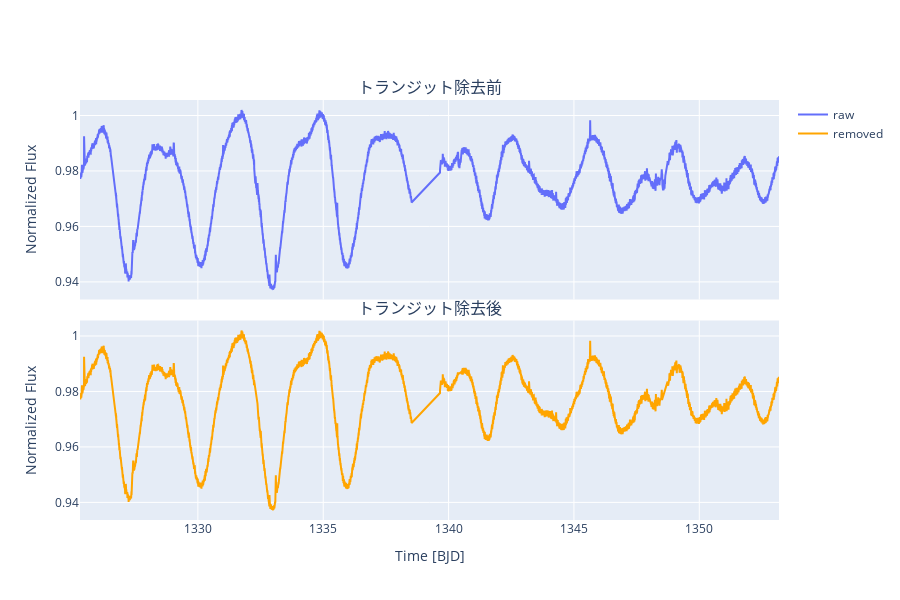

Notebook cell for this chart:
### Markdown cell above
## 2. DS Tuc A: トランジット除去と連星補正

DS Tuc A は主星＋伴星からなる連星系で、かつトランジットを持つ系外惑星が知られています。
そのため、TESS の光度曲線には

- 想定外のディッピング（トランジット）
- 連星伴星による「余分な光」

が含まれています。そのままフレア検出やエネルギー計算を行うと、

- トランジットの谷をフレアと誤検出してしまう
- 伴星の光まで含めてエネルギーを見積もってしまう

といった問題が起きます。

この節では、

1. `remove()` によるトランジット区間のマスク
2. `tess_band_energy()` / `flux_diff()` による「主星＋伴星」を考慮したスケーリング

を、実際の光度曲線と数値で確認します。

### Code cell
if not DATA_DIR_DS_TUC_A.exists():
    print("DS Tuc A のディレクトリが見つかりません。data/TESS/DS_Tuc_A を確認してください。")
else:
    fits_files_ds = sorted(DATA_DIR_DS_TUC_A.glob("*.fits"))
    if not fits_files_ds:
        print("DS Tuc A の FITS ファイルが見つかりません。")
    else:
        ds_file = fits_files_ds[0]
        print("使用するファイル:", ds_file.name)

        # トランジット除去前の光度曲線
        ds_raw = FlareDetector_DS_Tuc_A(file=str(ds_file), process_data=False)
        time_raw = ds_raw.atessBJD
        flux_raw = ds_raw.amPDCSAPflux

        # remove() 適用後の光度曲線
        ds_removed = FlareDetector_DS_Tuc_A(file=str(ds_file), process_data=False)
        ds_removed.remove()
        time_removed = ds_removed.tessBJD
        flux_removed = ds_removed.mPDCSAPflux

        fig = make_subplots(
            rows=2,
            cols=1,
            shared_xaxes=True,
            vertical_spacing=0.05,
            subplot_titles=("トランジット除去前", "トランジット除去後"),
        )

        fig.add_trace(
            go.Scatter(x=time_raw, y=flux_raw, mode="lines", name="raw"),
            row=1,
            col=1,
        )
        fig.add_trace(
            go.Scatter(x=time_removed, y=flux_removed, mode="lines", name="removed", line=dict(color="orange")),
            row=2,
            col=1,
        )

        fig.update_xaxes(title_text="Time [BJD]", row=2, col=1)
        fig.update_yaxes(title_text="Normalized Flux", row=1, col=1)
        fig.update_yaxes(title_text="Normalized Flux", row=2, col=1)
        fig.update_layout(height=600)
        fig.show()

### Figure 1 — Plotly figure (JSON) as saved in the notebook; plotly's stock layout.template omitted (floating-point values rounded to 4 significant figures; data arrays with more than 128 entries replaced by an {"elided": "..."} marker saying what was removed)
{"data": [{"mode": "lines", "name": "raw", "type": "scatter", "x": {"elided": "18277 float values"}, "xaxis": "x", "y": {"elided": "18277 float values"}, "yaxis": "y"}, {"line": {"color": "orange"}, "mode": "lines", "name": "removed", "type": "scatter", "x": {"elided": "18040 float values"}, "xaxis": "x2", "y": {"elided": "18040 float values"}, "yaxis": "y2"}], "layout": {"annotations": [{"font": {"size": 16}, "showarrow": false, "text": "トランジット除去前", "x": 0.5, "xanchor": "center", "xref": "paper", "y": 1, "yanchor": "bottom", "yref": "paper"}, {"font": {"size": 16}, "showarrow": false, "text": "トランジット除去後", "x": 0.5, "xanchor": "center", "xref": "paper", "y": 0.475, "yanchor": "bottom", "yref": "paper"}], "height": 600, "xaxis": {"anchor": "y", "domain": [0, 1], "matches": "x2", "showticklabels": false}, "xaxis2": {"anchor": "y2", "domain": [0, 1], "title": {"text": "Time [BJD]"}}, "yaxis": {"anchor": "x", "domain": [0.525, 1], "title": {"text": "Normalized Flux"}}, "yaxis2": {"anchor": "x2", "domain": [0, 0.475], "title": {"text": "Normalized Flux"}}}}
